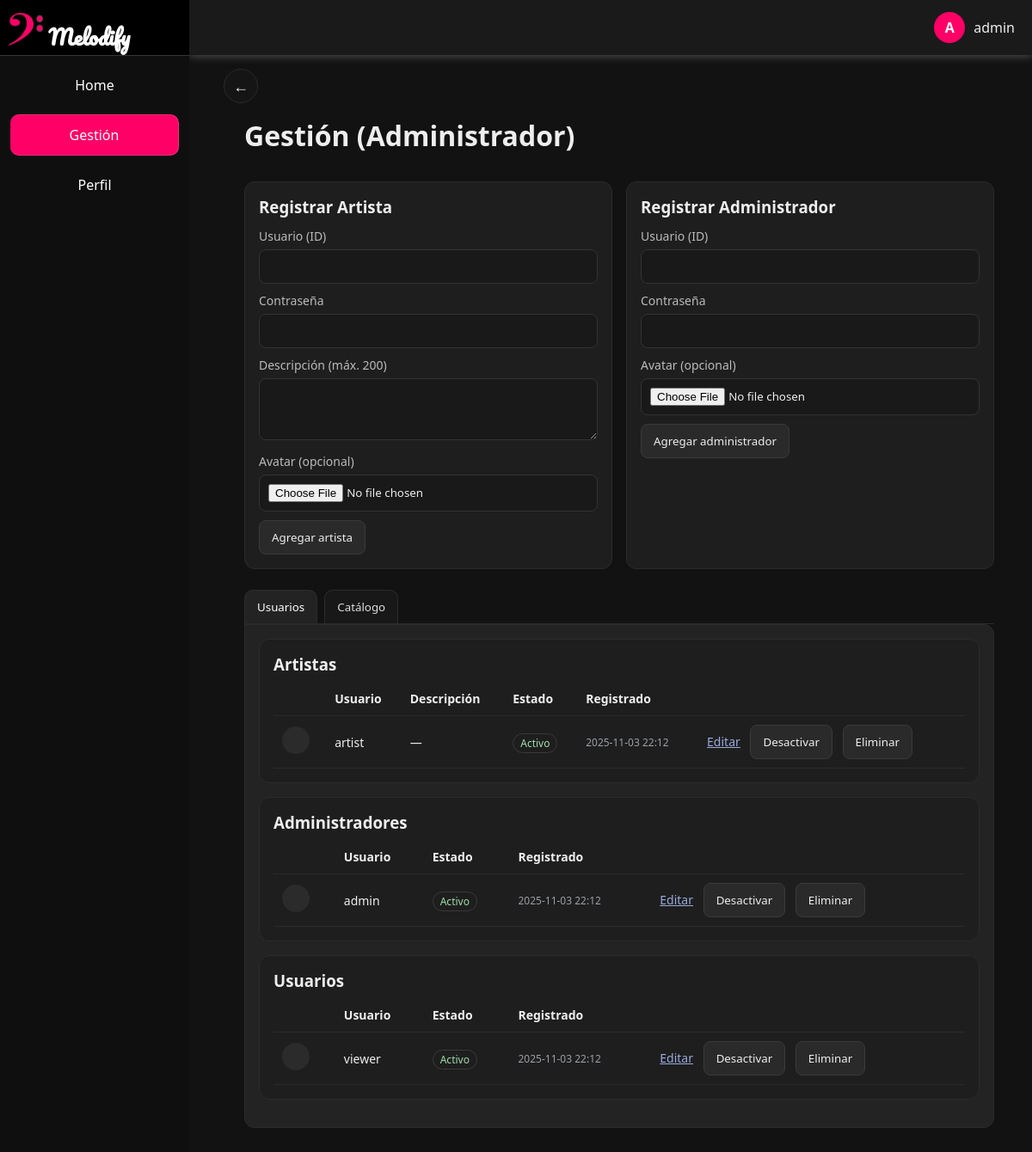
The app's page /gestion/ (signed in), older data.
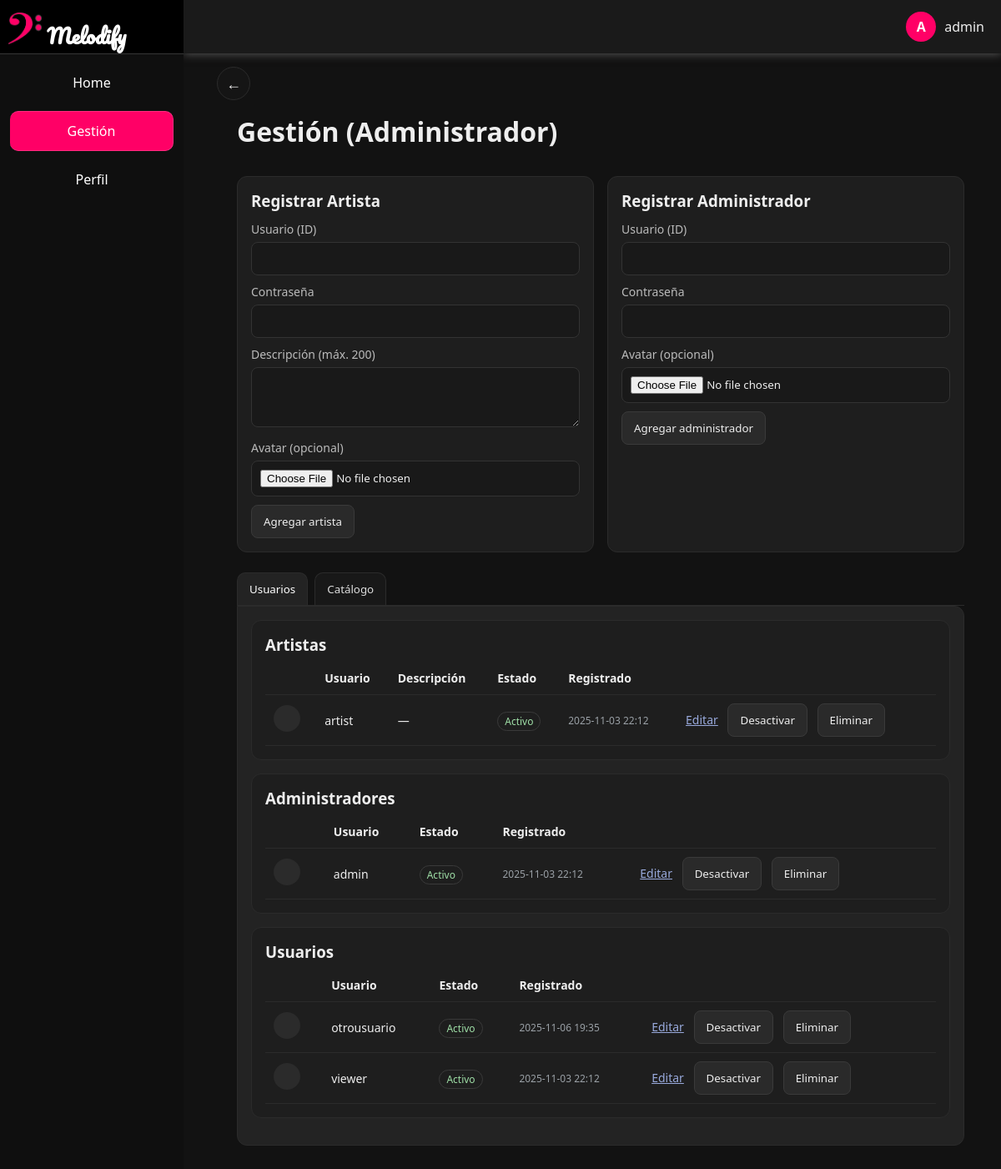
The same page, newer data.
### inicio_sesion/models.py (models this page shows, shortened)
class Users(models.Model):
    user = models.CharField(max_length=100, unique=True)
    password = models.CharField(max_length=100)
    type = models.CharField(max_length=50)
    avatar = models.ImageField(upload_to="uploaded_avatars/", null=True, blank=True)
    is_active = models.BooleanField(default=True)
    created_at = models.DateTimeField(auto_now_add=True)
    is_superadmin = models.BooleanField(default=False)
    class Meta:
        db_table = "Users"

### gestion/views.py (the view)
# urls.py: path("", v.gestion_dashboard, name="gestion"),
@require_http_methods(["GET"])
def gestion_dashboard(request):
    username, error = _require_admin(request)
    if error:
        return error
    admins = Users.objects.filter(type__iexact="administrador").order_by("user")
    artists = (
        Users.objects.filter(type__iexact="artista")
        .select_related("artist_profile")
        .order_by("user")
    )
    viewers = Users.objects.filter(type__iexact="usuario").order_by("user")
    songs = (
        Song.objects.filter(visibility="public")
        .only(
            "id",
            "title",
            "artist_display_name",
            "owner_user",
            "created_at",
            "cover_image",
            "audio_file",
            "visibility",
            "genre",
        )
        .order_by("-created_at")
    )
    albums = Album.objects.all().order_by("-id") if Album else []
    playlists = Playlist.objects.all().order_by("-id") if Playlist else []
    undo_data = request.session.get("gestion_undo")
    if undo_data and undo_data.get("actor") != username:
        undo_data = None
    undo_label = request.session.get("gestion_undo_label") if undo_data else None
    role = "administrador"  # garantizado por _require_admin
    avatar_url = ""
    artist_description = ""
    created_at = ""
    try:
        u = Users.objects.select_related("artist_profile").get(user=username)
        if getattr(u, "avatar", None):
            try:
                avatar_url = u.avatar.url
            except Exception:
                avatar_url = ""
        if getattr(u, "artist_profile", None):
            artist_description = (u.artist_profile.description or "").strip()
        if getattr(u, "created_at", None):
            dt = u.created_at
            if timezone.is_naive(dt):
                dt = timezone.make_aware(dt, timezone.get_current_timezone())
            created_at = dt.strftime("%Y-%m-%d %H:%M")
    except Users.DoesNotExist:
        pass
    ctx = {
        "admins": admins,
        "artists": artists,
        "viewers": viewers,
        "songs": songs,
        "albums": albums,
        "playlists": playlists,
        "undo_data": undo_data,
        "undo_label": undo_label,
        "username": username,
        "role": role,
        "avatar_url": avatar_url,
        "artist_description": artist_description,
        "created_at": created_at,
    }
    return render(request, "gestion/gestion.html", ctx)

### gestion/views.py (called while the page is built)
def _require_admin(request):
    username = _require_session_user(request)
    if not username:
        return None, redirect("login")
    try:
        u = Users.objects.only("type", "is_superadmin").get(user=username)
    except Users.DoesNotExist:
        return None, redirect("login")
    role = (u.type or "").lower()
    if getattr(u, "is_superadmin", False) or role == "administrador":
        return username, None
    return None, HttpResponse("No autorizado", status=403)

### inicio_sesion/auth_helpers.py (called while the page is built)
def _require_session_user(request):
    return request.session.get("user")

### gestion/templates/gestion/gestion.html (shortened to what this page needs)
{% load static %}
<!doctype html>
<html lang="es">
<head>
  <link rel="stylesheet" href="{% static 'inicio_sesion/homeStyle.css' %}?v={% now 'U' %}">
    <link rel="stylesheet" href="{% static 'inicio_sesion/ComponentStyles.css' %}?v={% now 'U' %}">
</head>
<body>
<div id="header">
  <div class="user-info" id="user-trigger">
    <div class="user-icon">U</div>
    <span id="username">Usuario</span>
  </div>
</div>
<div id="menuLateral">
  <div class="logo" id="toggle-menu">
    <img src="{% static 'inicio_sesion/logo.png' %}" alt="Melodify Logo" class="logo-image">
    <span class="logo-text">Melodify</span>
  </div>
  <a class="menu-item" data-view="home" href="{% url 'home' %}">Home</a>
  <div class="menu-item active" data-view="gestion">Gestión</div>
  <div class="menu-item" data-view="perfil">Perfil</div>
</div>
<div id="main-content"
     data-initial-view="gestion"
     data-username="{{ username }}"
     data-role="{{ role|lower }}"
     data-avatar="{{ avatar_url }}"
     data-description="{{ artist_description }}"
     data-created-at="{{ created_at }}"
     data-url-mi-muro="{% url 'mi_muro' %}"
     data-url-gestion="{% url 'gestion' %}"
     data-url-revertir="{% url 'revertir_accion' %}"
     data-url-mi-musica-json="{% url 'mi_musica_json' %}">
  <a id="back-btn" class="back" href="{% url 'home' %}" title="Volver a inicio" aria-label="Regresar">←</a>
  <div id="content">
    <div class="page">
      <header class="page-hd">
        <h1 style="margin:0">Gestión (Administrador)</h1>
      </header>
      <div class="grid2">
        <div class="card">
          <h3 style="margin:0 0 12px">Registrar Artista</h3>
          <form method="post" action="{% url 'registrar_artista' %}" enctype="multipart/form-data">
            <label>Usuario (ID)</label>
            <input name="user" type="text" required>
            <label>Contraseña</label>
            <input name="password" type="password" required>
            <label>Descripción (máx. 200)</label>
            <textarea name="description" maxlength="200" required></textarea>
            <label>Avatar (opcional)</label>
            <input name="avatar" type="file" accept="image/*">
            <div style="margin-top:10px"><button class="btn" type="submit">Agregar artista</button></div>
          </form>
        </div>
        <div class="card">
          <h3 style="margin:0 0 12px">Registrar Administrador</h3>
          <form method="post" action="{% url 'registrar_admin' %}" enctype="multipart/form-data">
            <label>Usuario (ID)</label>
            <input name="user" type="text" required>
            <label>Contraseña</label>
            <input name="password" type="password" required>
            <label>Avatar (opcional)</label>
            <input name="avatar" type="file" accept="image/*">
            <div style="margin-top:10px"><button class="btn" type="submit">Agregar administrador</button></div>
          </form>
        </div>
      </div>
      <div class="tabs" role="tablist" aria-label="Secciones de administración">
        <button class="tab-btn active" data-tab="usuarios" role="tab" aria-selected="true">Usuarios</button>
        <button class="tab-btn" data-tab="catalogo" role="tab" aria-selected="false">Catálogo</button>
      </div>
      <section id="tab-usuarios" class="tab active" role="region" aria-label="Usuarios">
        <div class="card" style="margin:0">
          <h3 style="margin:0 0 8px">Artistas</h3>
          <table>
            <thead><tr><th></th><th>Usuario</th><th>Descripción</th><th>Estado</th><th>Registrado</th><th></th></tr></thead>
            <tbody>
              {% for u in artists %}
                <tr>
                  <td>{% if u.avatar %}<img class="avatar" src="{{ u.avatar.url }}" alt="{{ u.user }}">{% else %}<span class="avatar"></span>{% endif %}</td>
                  <td>{{ u.user }}</td>
                  <td>{{ u.artist_profile.description|default:"—" }}</td>
                  <td>{% if u.is_active %}<span class="status ok">Activo</span>{% else %}<span class="status off">Inactivo</span>{% endif %}</td>
                  <td class="muted">{{ u.created_at|date:"Y-m-d H:i" }}</td>
                  <td class="row-actions">
                    <a href="{% url 'editar_usuario' u.user %}">Editar</a>
                    {% if u.is_active %}
                      <form method="post" action="{% url 'desactivar_usuario' u.user %}">{% csrf_token %}<button class="btn" type="submit">Desactivar</button></form>
                    {% else %}
                      <form method="post" action="{% url 'activar_usuario' u.user %}">{% csrf_token %}<button class="btn" type="submit">Activar</button></form>
                    {% endif %}
                    <form method="post" action="{% url 'eliminar_usuario' u.user %}" class="js-delete-form" data-title="{{ u.user }}">{% csrf_token %}<button class="btn" type="submit">Eliminar</button></form>
                  </td>
                </tr>
              {% empty %}
                <tr><td colspan="6" class="muted">Sin registros</td></tr>
              {% endfor %}
            </tbody>
          </table>
        </div>
        <div class="card">
          <h3 style="margin:0 0 8px">Administradores</h3>
          <table>
            <thead><tr><th></th><th>Usuario</th><th>Estado</th><th>Registrado</th><th></th></tr></thead>
            <tbody>
              {% for u in admins %}
                <tr>
                  <td>{% if u.avatar %}<img class="avatar" src="{{ u.avatar.url }}" alt="{{ u.user }}">{% else %}<span class="avatar"></span>{% endif %}</td>
                  <td>{{ u.user }}</td>
                  <td>{% if u.is_active %}<span class="status ok">Activo</span>{% else %}<span class="status off">Inactivo</span>{% endif %}</td>
                  <td class="muted">{{ u.created_at|date:"Y-m-d H:i" }}</td>
                  <td class="row-actions">
                    <a href="{% url 'editar_usuario' u.user %}">Editar</a>
                    {% if u.is_active %}
                      <form method="post" action="{% url 'desactivar_usuario' u.user %}">{% csrf_token %}<button class="btn" type="submit">Desactivar</button></form>
                    {% else %}
                      <form method="post" action="{% url 'activar_usuario' u.user %}">{% csrf_token %}<button class="btn" type="submit">Activar</button></form>
                    {% endif %}
                    <form method="post" action="{% url 'eliminar_usuario' u.user %}" class="js-delete-form" data-title="{{ u.user }}">{% csrf_token %}<button class="btn" type="submit">Eliminar</button></form>
                  </td>
                </tr>
              {% empty %}
                <tr><td colspan="5" class="muted">Sin registros</td></tr>
              {% endfor %}
            </tbody>
          </table>
        </div>
        <div class="card">
          <h3 style="margin:0 0 8px">Usuarios</h3>
          <table>
            <thead><tr><th></th><th>Usuario</th><th>Estado</th><th>Registrado</th><th></th></tr></thead>
            <tbody>
              {% for u in viewers %}
                <tr>
                  <td>{% if u.avatar %}<img class="avatar" src="{{ u.avatar.url }}" alt="{{ u.user }}">{% else %}<span class="avatar"></span>{% endif %}</td>
                  <td>{{ u.user }}</td>
                  <td>{% if u.is_active %}<span class="status ok">Activo</span>{% else %}<span class="status off">Inactivo</span>{% endif %}</td>
                  <td class="muted">{{ u.created_at|date:"Y-m-d H:i" }}</td>
                  <td class="row-actions">
                    <a href="{% url 'editar_usuario' u.user %}">Editar</a>
                    {% if u.is_active %}
                      <form method="post" action="{% url 'desactivar_usuario' u.user %}">{% csrf_token %}<button class="btn" type="submit">Desactivar</button></form>
                    {% else %}
                      <form method="post" action="{% url 'activar_usuario' u.user %}">{% csrf_token %}<button class="btn" type="submit">Activar</button></form>
                    {% endif %}
                    <form method="post" action="{% url 'eliminar_usuario' u.user %}" class="js-delete-form" data-title="{{ u.user }}">{% csrf_token %}<button class="btn" type="submit">Eliminar</button></form>
                  </td>
                </tr>
              {% empty %}
                <tr><td colspan="5" class="muted">Sin registros</td></tr>
              {% endfor %}
            </tbody>
          </table>
        </div>
      </section>
    </div>
  </div>
</div>
</body>
</html>

### inicio_sesion/static/inicio_sesion/homeStyle.css (style rules this page uses)
* { margin: 0; padding: 0; box-sizing: border-box; font-family: 'Segoe UI', Tahoma, Geneva, Verdana, sans-serif; }
body { display: flex; height: 100vh; background-color: #1a1a1a; color: #efeeee; }
#header { position: fixed; top: 0; left: 220px; right: 0; height: 64px; background-color: #1a1a1a; box-shadow: 0 1px 10px rgba(86, 85, 85, 1); display: flex; align-items: center; justify-content: flex-end; padding: 0 20px; z-index: 90; transition: left .3s ease; }
.user-info { display: flex; align-items: center; gap: 10px; position: relative; cursor: pointer; }
.user-icon { width: 36px; height: 36px; background-color: #ff0066; border-radius: 50%; display: flex; align-items: center; justify-content: center; color: white; font-weight: bold; }
.logo { padding-left: 10px; font-size: 24px; font-weight: bold; cursor: pointer; background-color: #000; text-align: justify-all; border-bottom: 1px solid #363636; }
.logo-image { width: 40px; align-items: center; margin-top: 15px; }
.logo-text { background-color: #000; color: #fff; font-family: 'Pacifico', cursive; }
#menuLateral { width: 220px; background-color: #0f0f0f; color: white; transition: transform 0.3s ease; z-index: 100; position: fixed; height: 100%; overflow-y: auto; }
.menu-item { display: block; width: calc(100% - 24px); margin: 10px 12px; padding: 12px 16px; text-align: center; text-decoration: none; color: #fff; background: transparent; border-radius: 10px; border: 1px solid transparent; cursor: pointer; transition: background .2s ease, border-color .2s ease, color .2s ease, transform .08s ease; }
.menu-item.active { background-color: #ff0066; border-color: #ff2a7f; color: #ffffff; border-radius: 10px; border-left: none; }
#main-content { flex: 1; margin-left: 240px; padding: 80px 20px 20px; overflow-y: auto; transition: margin-left .3s ease; position: relative; }
a.back, a.back:link, a.back:visited { display: inline-flex; align-items: center; justify-content: center; width: 40px; height: 40px; border-radius: 999px; border: 1px solid #2b2b2b; background: #151515; color: #efeeee; text-decoration: none; font-weight: 700; font-size: 18px; }
#back-btn { display: inline-flex; }

### inicio_sesion/static/inicio_sesion/ComponentStyles.css (style rules this page uses)
:root { --danger:#e32636; --danger-2:#ff4d5e; --danger-line:#6b1b21; --danger-glow-inset:rgba(227,38,54,.35); --danger-glow-outer:rgba(227,38,54,.25); }

Row changes from the older to the newer data that the page shows:
added Users: user "otrousuario", is_active "Activo", created_at "2025-11-06 19:35", shown under "Usuarios"
